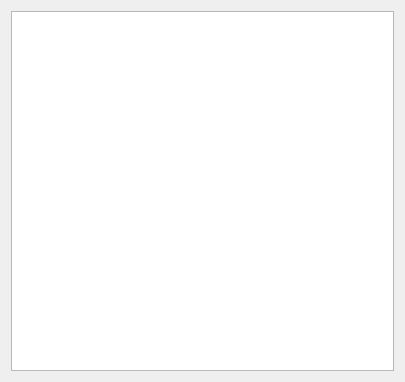
<?xml version="1.0" encoding="UTF-8"?>
<ui version="4.0">
 <class>WatchlistListViewui</class>
 <widget class="QWidget" name="WatchlistListViewui">
  <property name="geometry">
   <rect>
    <x>0</x>
    <y>0</y>
    <width>405</width>
    <height>382</height>
   </rect>
  </property>
  <property name="windowTitle">
   <string>Watchlist</string>
  </property>
  <layout class="QVBoxLayout" name="verticalLayout">
   <item>
    <widget class="QListView" name="watchlistListView"/>
   </item>
  </layout>
 </widget>
 <layoutdefault spacing="6" margin="11"/>
 <resources/>
 <connections/>
</ui>
